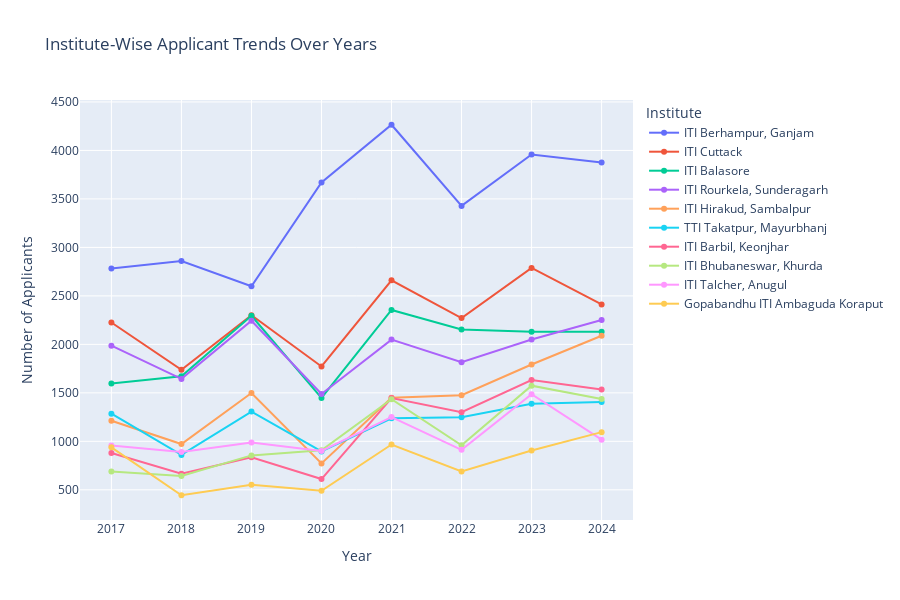

Notebook code cell kept with this figure:
### Code cell
# Select top N institutes
top_n = 10
top_institutes = ranked_institute.head(top_n).set_index('Institute')

# Identify year columns
year_columns = [col for col in top_institutes.columns if isinstance(col, int)]
years = sorted(year_columns)

# Create the figure
fig = go.Figure()

# Add a line for each institute
for institute in top_institutes.index:
    fig.add_trace(go.Scatter(
        x=years,
        y=top_institutes.loc[institute, years],
        mode='lines+markers',
        name=institute
    ))

# Customize layout
fig.update_layout(
    title="Institute-Wise Applicant Trends Over Years",
    xaxis_title="Year",
    yaxis_title="Number of Applicants",
    legend_title="Institute",
    height=600,
    hovermode="x unified"
)

#Show the plot
fig.show()

### Figure 1 — Plotly figure (JSON) as saved in the notebook; plotly's stock layout.template omitted (floating-point values rounded to 4 significant figures)
{"data": [{"mode": "lines+markers", "name": "ITI Berhampur, Ganjam", "type": "scatter", "x": [2017, 2018, 2019, 2020, 2021, 2022, 2023, 2024], "y": [2782, 2859, 2600, 3670, 4265, 3428, 3958, 3876]}, {"mode": "lines+markers", "name": "ITI Cuttack", "type": "scatter", "x": [2017, 2018, 2019, 2020, 2021, 2022, 2023, 2024], "y": [2226, 1738, 2300, 1772, 2661, 2271, 2788, 2412]}, {"mode": "lines+markers", "name": "ITI Balasore", "type": "scatter", "x": [2017, 2018, 2019, 2020, 2021, 2022, 2023, 2024], "y": [1597, 1671, 2295, 1448, 2355, 2153, 2130, 2129]}, {"mode": "lines+markers", "name": "ITI Rourkela, Sunderagarh", "type": "scatter", "x": [2017, 2018, 2019, 2020, 2021, 2022, 2023, 2024], "y": [1987, 1644, 2244, 1489, 2049, 1816, 2050, 2251]}, {"mode": "lines+markers", "name": "ITI Hirakud, Sambalpur", "type": "scatter", "x": [2017, 2018, 2019, 2020, 2021, 2022, 2023, 2024], "y": [1212, 972, 1499, 772, 1450, 1475, 1792, 2089]}, {"mode": "lines+markers", "name": "TTI Takatpur, Mayurbhanj", "type": "scatter", "x": [2017, 2018, 2019, 2020, 2021, 2022, 2023, 2024], "y": [1285, 860, 1307, 896, 1238, 1249, 1387, 1405]}, {"mode": "lines+markers", "name": "ITI Barbil, Keonjhar", "type": "scatter", "x": [2017, 2018, 2019, 2020, 2021, 2022, 2023, 2024], "y": [879, 665, 836, 611, 1446, 1300, 1632, 1535]}, {"mode": "lines+markers", "name": "ITI Bhubaneswar, Khurda", "type": "scatter", "x": [2017, 2018, 2019, 2020, 2021, 2022, 2023, 2024], "y": [689, 642, 855, 908, 1435, 959, 1574, 1436]}, {"mode": "lines+markers", "name": "ITI Talcher, Anugul", "type": "scatter", "x": [2017, 2018, 2019, 2020, 2021, 2022, 2023, 2024], "y": [957, 889, 989, 901, 1251, 912, 1486, 1017]}, {"mode": "lines+markers", "name": "Gopabandhu ITI Ambaguda Koraput", "type": "scatter", "x": [2017, 2018, 2019, 2020, 2021, 2022, 2023, 2024], "y": [938, 444, 551, 490, 967, 689, 906, 1095]}], "layout": {"height": 600, "hovermode": "x unified", "legend": {"title": {"text": "Institute"}}, "title": {"text": "Institute-Wise Applicant Trends Over Years"}, "xaxis": {"title": {"text": "Year"}}, "yaxis": {"title": {"text": "Number of Applicants"}}}}
